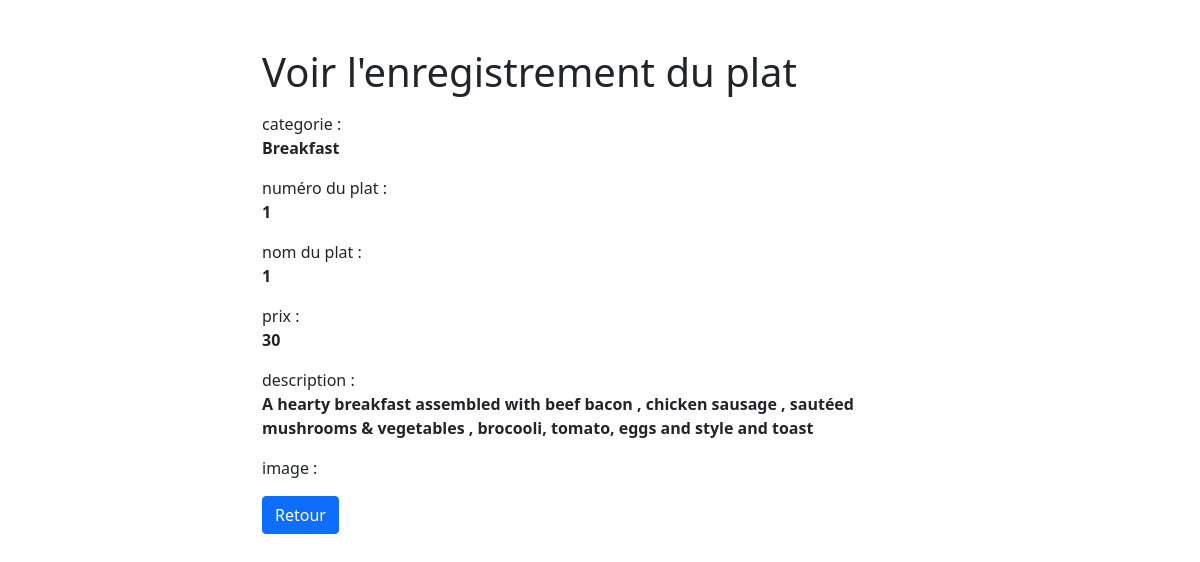
The page /readMenu.php?id=7 on the database its author committed.
### tables this page shows
CREATE TABLE `menu` (
  `id` int(11) NOT NULL,
  `categorie` varchar(30) NOT NULL,
  `num_plat` int(30) NOT NULL,
  `nom_plat` varchar(30) NOT NULL,
  `prix` int(30) NOT NULL,
  `description` varchar(255) NOT NULL,
  `image` varchar(100) NOT NULL
);

### readMenu.php (the view, shortened to what this page needs)
<?php
if(isset($_GET["id"]) && !empty(trim($_GET["id"]))){
    require_once "config.php";
    $sql = "SELECT * FROM menu WHERE id = ?";
    if($stmt = mysqli_prepare($conn, $sql)){
        mysqli_stmt_bind_param($stmt, "i", $param_id);
        if(mysqli_stmt_execute($stmt)){
            $result = mysqli_stmt_get_result($stmt);
            if(mysqli_num_rows($result) == 1){
                $row = mysqli_fetch_array($result, MYSQLI_ASSOC);
            } else{
                header("location: error.php");
                exit();
            }
        } else{
            echo "Oops! une erreur est survenue.";
        }
    }
} else{
    header("location: error.php");
    exit();
}
?>
<!DOCTYPE html>
<html lang="en">
<head>
    <link href="https://cdn.jsdelivr.net/npm/bootstrap@5.1.3/dist/css/bootstrap.min.css" rel="stylesheet">
</head>
<body>
    <div class="wrapper">
        <div class="container-fluid">
            <div class="row">
                <div class="col-md-12">
                    <h1 class="mt-5 mb-3">Voir l'enregistrement du plat </h1>
                    <div class="form-group">
                        <label>categorie :</label>
                        <p><b><?php echo $row["categorie"]; ?></b></p>
                    </div>
                    <div class="form-group">
                        <label>numéro du plat :</label>
                        <p><b><?php echo $row["num_plat"]; ?></b></p>
                    </div>
                    <div class="form-group">
                        <label>nom du plat  :</label>
                        <p><b><?php echo $row["num_plat"]; ?></b> </p>
                    </div>
                    <div class="form-group">
                        <label>prix :</label>
                        <p><b><?php echo $row["prix"]; ?></b></p>
                    </div>
                    <div class="form-group">
                        <label>description :</label>
                        <p><b><?php echo $row["description"]; ?></b></p>
                    </div>
                    <div class="form-group">
                        <label>image :</label>
                    </div>
                    <p><a href="menuList.php" class="btn btn-primary">Retour</a></p>
                </div>
            </div>
        </div>
    </div>
</body>
</html>

### readMenu.php (style rules this page uses)
.wrapper { width: 700px; margin: 0 auto; }

### rows shown on the page
menu: categorie "Breakfast", num_plat "1", prix "30", description "A hearty breakfast assembled with beef bacon , chicken sausage , sautéed mushrooms & vegetables , brocooli, tomato, eggs and style and toast"
